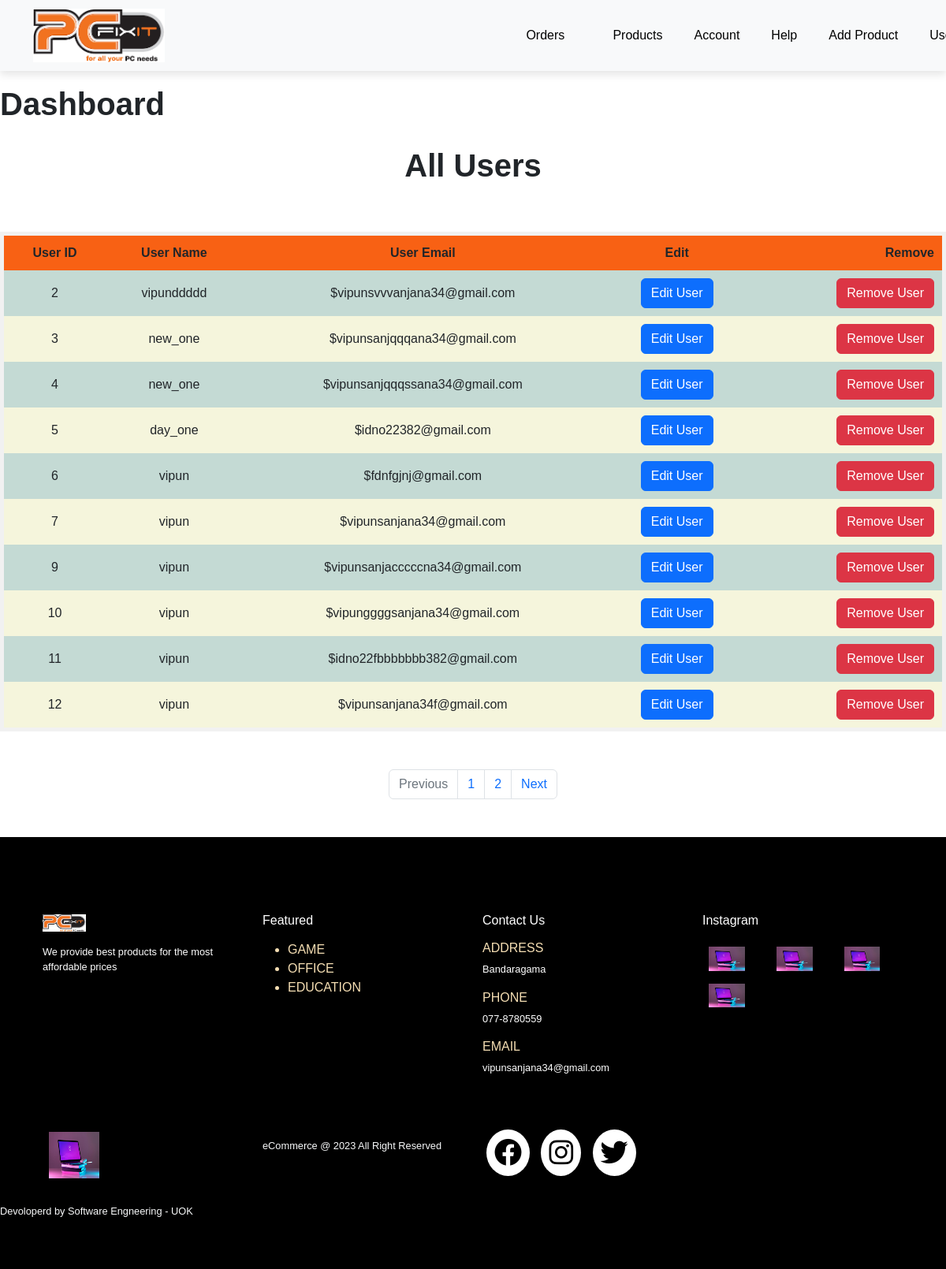
The page /admin/users.php (signed in) on the database its author committed.
### tables this page shows
CREATE TABLE `users` (
  `user_id` int(11) NOT NULL,
  `user_name` varchar(100) NOT NULL,
  `user_email` varchar(100) NOT NULL,
  `user_password` varchar(100) NOT NULL
);

### admin/users.php (the view, shortened to what this page needs)
<?php include("header.php"); ?>
<?php
if(!isset($_SESSION['admin_email'])){
    header("Location: login.php?error=emaildoesnotexist");
}else{
    if (isset($_GET['page_no']) && $_GET['page_no'] != "") {
        $page_no = $_GET['page_no'];
    } else {
        $page_no = 1;
    }
    $sql2 = "SELECT COUNT(*) As total_records FROM users";
    $stmt2 = $conn->prepare($sql2);
    $stmt2->execute();
    $result = $stmt2->get_result();
    $row = $result->fetch_assoc();
    $total_records = $row['total_records'];
    $total_records_per_page = 10;
    $offset = ($page_no - 1) * $total_records_per_page;
    $total_no_of_pages = ceil($total_records / $total_records_per_page);
    $stmt3 = $conn->prepare("SELECT * FROM users LIMIT ?, ?");
    $stmt3->bind_param("ii", $offset, $total_records_per_page);
    $stmt3->execute();
    $users = $stmt3->get_result();
}
?>
<h1 style='margin-top:30px;'>Dashboard</h1>
<h1 style='margin-top:30px;'>Dashboard</h1>
<?php
if ($users->num_rows > 0) {
    echo("<table border='5' class='table1'>");
    echo("<th>User ID</th>");
    echo("<th>User Name</th>");
    echo("<th>User Email</th>");
    echo("<th>Edit</th>");
    echo("<th>Remove</th>");
    echo "<tr><h1 style='text-align:center;margin-top:30px;'>All Users</h1>";
    foreach($users as $user) {
        echo "<tr>";
        echo "<td>".$user["user_id"]."</td>";
        echo "<td>".$user["user_name"]."</td>";
        echo "<td>$".$user["user_email"]."</td>";
        echo "<td><a class='btn btn-primary' href='edit_user.php?user_id={$user["user_id"]}'>Edit User</a></td>";
        echo "<td><a class='btn btn-danger' href='delete_user.php?user_id={$user["user_id"]}'>Remove User</a></td>";
        ?>
        <?php
        echo "</tr>";
    }
    echo ("</table>");
    }else{
        echo ('<h1>The Users table is empty</h1>');
    }
    ?>
<nav aria-label="page navigation example">
                <ul class="pagination mt-5">
                    <li class="page-item <?php if($page_no <=1){echo 'disabled';} ?>"><a href="<?php if($page_no <= 1){echo '#';}else{echo "?page_no=".($page_no-1);} ?>" class="page-link">Previous</a></li>
                    <li class="page-item"><a href="?page_no=1" class="page-link">1</a></li>
                    <li class="page-item"><a href="?page_no=2" class="page-link">2</a></li>
                    <li class="page-item <?php if($page_no >= $total_no_of_pages){echo 'disabled';} ?>"><a href="<?php if( $page_no >= $total_no_of_pages){echo '#';}else{echo "?page_no=".($page_no+1);} ?>" class="page-link">Next</a></li>
                </ul>
</nav>
<?php include("footer.php"); ?>

### assets/css/style.css (style rules this page uses)
* { margin: 0; padding: 0; box-sizing: border-box; }
body { font-family: 'Poopins' , sans-serif; }
h1 { font-size: 2.5rem; font-weight: 700; }
.pagination { display: flex; justify-content: center; align-items: center; color: #fb774b !important; }
td:last-child { text-align: right; }
th:last-child { text-align: right; }
.table1 th { height: 30px; padding: 10px; background-color: rgba(254, 85, 0, 0.904); }
.table1 tr { inline-size: auto; overflow-wrap: break-all; }
.table1 td { padding: 10px; }
.table1 { padding: 20px; margin-bottom: 20px; margin-top: 60px; width:100%; height: 80%; border:solid 5px #F1F1F1; margin-right: auto; margin-left: auto; text-align: center; background-color:rgba(180, 208, 200, 0.777); border-collapse: collapse; }
.table1 tr:nth-child(even) { background-color: beige; }

### rows shown on the page
users: user_id "2", user_name "vipunddddd", user_email "vipunsvvvanjana34@gmail.com"
users: user_id "3", user_name "new_one", user_email "vipunsanjqqqana34@gmail.com"
users: user_id "4", user_name "new_one", user_email "vipunsanjqqqssana34@gmail.com"
users: user_id "5", user_name "day_one", user_email "idno22382@gmail.com"
users: user_id "6", user_name "vipun", user_email "fdnfgjnj@gmail.com"
users: user_id "7", user_name "vipun", user_email "vipunsanjana34@gmail.com"
users: user_id "9", user_name "vipun", user_email "vipunsanjacccccna34@gmail.com"
users: user_id "10", user_name "vipun", user_email "vipunggggsanjana34@gmail.com"
users: user_id "11", user_name "vipun", user_email "idno22fbbbbbbb382@gmail.com"
users: user_id "12", user_name "vipun", user_email "vipunsanjana34f@gmail.com"
